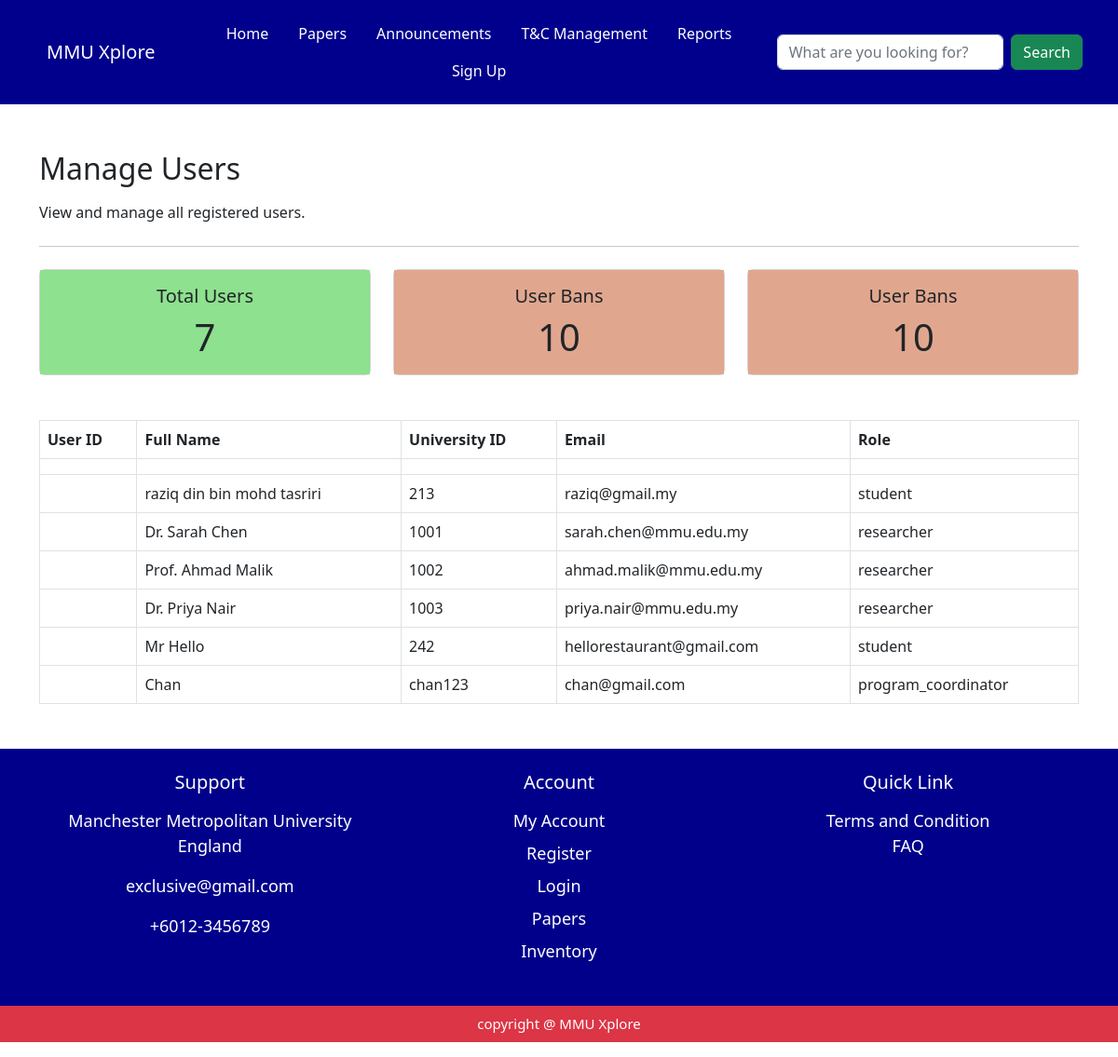
/adminguy/manage_users/, run on the app's committed database.
### myapp/models.py (models this page shows, shortened)
class User(models.Model):
     user_id = models.AutoField(primary_key=True)
     fullname = models.CharField(max_length=150 , default='unknown' , blank=True)
     university_id = models.CharField(max_length=50, unique=True , default='0000')
     email = models.EmailField(unique=True , default='unknown@example.com')
     password = models.CharField(max_length=250 , default='password')
     role = models.CharField(max_length=50, default='student')
     avatar = models.FileField(upload_to='profile/', blank=True, null=True)
     date_joined = models.DateTimeField(auto_now_add=True )

### myapp/views.py (the view)
# urls.py: path('adminguy/manage_users/', views.manage_users, name='manage_users' ),
def manage_users(request):
    user_name = request.session.get('user_name', 'Guest')
    users = User.objects.all()
    total_users = users.count()
    return render(request , 'adminguy/manage_users.html', {'user_name': user_name , 'users': users, 'total_users': total_users} )

### myapp/views.py (called while the page is built)
def notification_context(request):
    user_name = request.session.get('user_name', 'Guest')
    user_id = request.session.get('user_id')
    read_ids = request.session.get('read_notifications', [])
    notifications = [] # This will essentially be "unread_notifications" for the navbar
    if user_id:
        all_notifs = Notification.objects.filter(user_id_id=user_id).order_by('-created_at')
        notifications = [n for n in all_notifs if n.notify_id not in read_ids]
    elif user_name != 'Guest':
         user = User.objects.filter(fullname=user_name).first()
         if user:
             all_notifs = Notification.objects.filter(user_id=user).order_by('-created_at')
             notifications = [n for n in all_notifs if n.notify_id not in read_ids]
    return {'notifications': notifications}

### myapp/templates/adminguy/manage_users.html (shortened to what this page needs)
<!DOCTYPE html>
<html lang="en">
<head>
    <link href="https://cdn.jsdelivr.net/npm/bootstrap@5.2.3/dist/css/bootstrap.min.css" rel="stylesheet">
</head>
<body>
{% include 'components/admin_navbar.html' %}
<div>
    <div class="container mb-5" style="margin-top: 50px; margin-bottom: 50px;">
        <div class="jumbotron">
                <h2 class="mb-3">Manage Users</h2>
                <p>View and manage all registered users.</p>
                <hr class="my-4">
            </div>
            <div class="table-responsive">
                <div class="row g-4  mb-5 ">
                    <div class="col-md-4">
    <div class="card" >
      <div class="card-body text-center" style="background-color: rgb(142, 225, 142); " >
        <h5 class="card-title">Total Users</h5>
        <h1 class="card-text">{{ total_users }}</h1>
      </div>
    </div>
  </div>
 <div class="col-md-4">
    <div class="card" >
      <div class="card-body text-center" style="background-color: rgb(225, 167, 142); " >
        <h5 class="card-title">User Bans</h5>
        <h1 class="card-text">10</h1>
      </div>
    </div>
  </div>
<div class="col-md-4">
    <div class="card" >
      <div class="card-body text-center" style="background-color: rgb(225, 167, 142); " >
        <h5 class="card-title">User Bans</h5>
        <h1 class="card-text">10</h1>
      </div>
    </div>
  </div>
</div>
                </div>
    <table class="table table-bordered">
        <thead>
        <tr>
            <th scope="col">User ID</th>
            <th scope="col">Full Name</th>
            <th scope="col">University ID</th>
            <th scope="col">Email</th>
            <th scope="col">Role</th>
        </tr>
        </thead>
        <tbody>
        {% for user in users %}
        <tr>
            <td>{{ user.id }}</td>
            <td>{{ user.fullname }}</td>
            <td>{{ user.university_id }}</td>
            <td>{{ user.email }}</td>
            <td>{{ user.role }}</td>
        </tr>
        {% endfor %}
        </tbody>
    </table>
</div>
    </div>
{% include 'components/footer.html' %}
</body>
</html>

### data on the page
User: fullname "raziq din bin mohd tasriri", university_id "213", email "raziq@gmail.my", role "student"
User: fullname "Dr. Sarah Chen", university_id "1001", email "sarah.chen@mmu.edu.my", role "researcher"
User: fullname "Prof. Ahmad Malik", university_id "1002", email "ahmad.malik@mmu.edu.my", role "researcher"
User: fullname "Dr. Priya Nair", university_id "1003", email "priya.nair@mmu.edu.my", role "researcher"
User: fullname "Mr Hello", university_id "242", email "hellorestaurant@gmail.com", role "student"
User: fullname "Chan", university_id "chan123", email "chan@gmail.com", role "program_coordinator"

### other printed values
{{ total_users }} "7"
